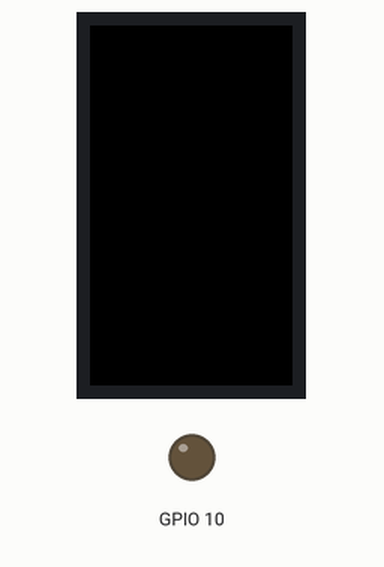
Simulated run of this program. Board: ESP32. Parts: 135×240 colour display, output pins drawn as LEDs (lit = HIGH). I2S audio is not simulated (input reads silence).

Above: at 0.0 s.
At 0.5 s:
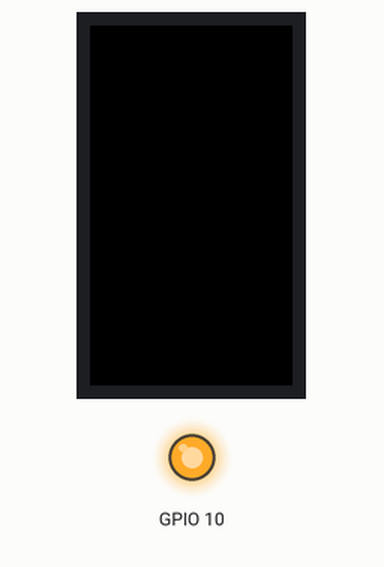
Timing chart, 0 to 2.0 s (numbered marks = the images above):
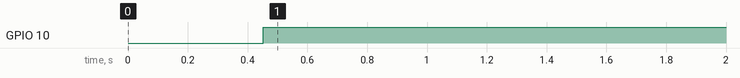

The program:

main.cpp
```cpp
#include <driver/i2s.h>
#include "M5StickCPlus.h"
#include "fft.h"

#define SAMPLE_RATE 5000         // サンプリングレートの定義
#define WINDOW_SIZE 1024         // ウインドウサイズの定義（バッファ長制限に合わせて調整）
#define FFT_SIZE (WINDOW_SIZE / 2)
#define DISPLAY_HEIGHT 128       // ディスプレイの高さ（縦方向のピクセル数）

#define FREQ_THRESHOLD 500      // 周波数検出の閾値（調整が必要な場合あり）
#define FREQ_1_LOW 630           // 検出したい周波数帯1の下限
#define FREQ_1_HIGH 670          // 検出したい周波数帯1の上限
#define FREQ_2_LOW 480           // 検出したい周波数帯2の下限
#define FREQ_2_HIGH 560          // 検出したい周波数帯2の上限

SemaphoreHandle_t start_fft;
SemaphoreHandle_t start_dis;
int8_t i2s_readraw_buff[WINDOW_SIZE * 2];  // バッファサイズをウインドウサイズに合わせる
uint8_t fft_dis_buff[240][DISPLAY_HEIGHT] = {0};  // ウインドウサイズに合わせたディスプレイバッファ
uint16_t posData = 0;

TFT_eSprite Disbuff = TFT_eSprite(&M5.Lcd);

bool detectFrequency(float *fft_output, int fft_size, int freq_low, int freq_high) {
    int bin_low = freq_low * fft_size / SAMPLE_RATE;
    int bin_high = freq_high * fft_size / SAMPLE_RATE;
    float max_val = 0;

    for (int i = bin_low; i <= bin_high; i++) {
        float val = sqrt(fft_output[2 * i] * fft_output[2 * i] + fft_output[2 * i + 1] * fft_output[2 * i + 1]);
        if (val > max_val) {
            max_val = val;
        }
    }
    return max_val > FREQ_THRESHOLD;
}

void MicRecordfft(void *arg) {
    int16_t *buffptr;
    size_t bytesread;
    uint16_t count_n = 0;
    float adc_data;
    double data = 0;
    uint16_t ydata;

    while (1) {
        xSemaphoreTake(start_fft, portMAX_DELAY);
        fft_config_t *real_fft_plan = fft_init(WINDOW_SIZE, FFT_REAL, FFT_FORWARD, NULL, NULL);  // ウインドウサイズを使用
        i2s_read(I2S_NUM_0, (char *)i2s_readraw_buff, sizeof(i2s_readraw_buff), &bytesread, (100 / portTICK_RATE_MS));
        buffptr = (int16_t *)i2s_readraw_buff;

        for (count_n = 0; count_n < real_fft_plan->size; count_n++) {
            adc_data = (float)map(buffptr[count_n], INT16_MIN, INT16_MAX, -2000, 2000);
            real_fft_plan->input[count_n] = adc_data;
        }
        fft_execute(real_fft_plan);

        // 周波数検出
        bool detected_1 = detectFrequency(real_fft_plan->output, real_fft_plan->size, FREQ_1_LOW, FREQ_1_HIGH);
        bool detected_2 = detectFrequency(real_fft_plan->output, real_fft_plan->size, FREQ_2_LOW, FREQ_2_HIGH);

        if (detected_1) {
            digitalWrite(10,0);
            Serial.println("1 detect!");
        } else if (detected_2) {
            digitalWrite(10,0);
            Serial.println("2 detect!");
        } else {
            digitalWrite(10,1);
        }

        for (count_n = 1; count_n < FFT_SIZE / 2; count_n++) {
            data = sqrt(real_fft_plan->output[2 * count_n] * real_fft_plan->output[2 * count_n] +
                        real_fft_plan->output[2 * count_n + 1] * real_fft_plan->output[2 * count_n + 1]);
            if ((count_n - 1) < DISPLAY_HEIGHT) {
                data  = (data > 2000) ? 2000 : data;
                ydata = map(data, 0, 2000, 0, 255);
                fft_dis_buff[posData][DISPLAY_HEIGHT - count_n] = ydata;  // ディスプレイの高さに合わせて変更
            }
        }

        posData++;
        if (posData >= 240) {
            posData = 0;
        }
        fft_destroy(real_fft_plan);
        xSemaphoreGive(start_fft);
        vTaskDelay(10 / portTICK_RATE_MS);  // タスクウォッチドッグタイマーをリセット
    }
}

void Drawdisplay(void *arg) {
    uint16_t count_x = 0, count_y = 0;
    uint16_t colorPos;
    while (1) {
        xSemaphoreTake(start_dis, portMAX_DELAY);
        for (count_y = 0; count_y < DISPLAY_HEIGHT; count_y++) {  // ディスプレイの高さに合わせて変更
            for (count_x = 0; count_x < 240; count_x++) {
                if ((count_x + posData) >= 240) {
                    colorPos = fft_dis_buff[count_x + posData - 240][count_y];
                } else {
                    colorPos = fft_dis_buff[count_x + posData][count_y];
                }

                Disbuff.drawPixel(count_x, count_y, Disbuff.color565(colorPos, colorPos, colorPos));
            }
        }
        Disbuff.pushSprite(0, 0);
        xSemaphoreGive(start_dis);
        vTaskDelay(10 / portTICK_RATE_MS);  // タスクウォッチドッグタイマーをリセット
    }
}

#define PIN_CLK  0
#define PIN_DATA 34

bool InitI2SMicroPhone() {
    esp_err_t err = ESP_OK;
    i2s_config_t i2s_config = {
        .mode = (i2s_mode_t)(I2S_MODE_MASTER | I2S_MODE_RX | I2S_MODE_PDM),
        .sample_rate = SAMPLE_RATE,
        .bits_per_sample = I2S_BITS_PER_SAMPLE_16BIT,  // is fixed at 12bit, stereo, MSB
        .channel_format = I2S_CHANNEL_FMT_ALL_RIGHT,
#if ESP_IDF_VERSION > ESP_IDF_VERSION_VAL(4, 1, 0)
        .communication_format = I2S_COMM_FORMAT_STAND_I2S,  // Set the format of the communication.
#else
        .communication_format = I2S_COMM_FORMAT_I2S,
#endif
        .intr_alloc_flags = ESP_INTR_FLAG_LEVEL1,
        .dma_buf_count    = 2,
        .dma_buf_len      = 1024,  // バッファ長を1024に設定
    };

    i2s_pin_config_t pin_config;
#if (ESP_IDF_VERSION > ESP_IDF_VERSION_VAL(4, 3, 0))
    pin_config.mck_io_num = I2S_PIN_NO_CHANGE;
#endif
    pin_config.bck_io_num   = I2S_PIN_NO_CHANGE;
    pin_config.ws_io_num    = PIN_CLK;
    pin_config.data_out_num = I2S_PIN_NO_CHANGE;
    pin_config.data_in_num  = PIN_DATA;

    err += i2s_driver_install(I2S_NUM_0, &i2s_config, 0, NULL);
    err += i2s_set_pin(I2S_NUM_0, &pin_config);
    err += i2s_set_clk(I2S_NUM_0, SAMPLE_RATE, I2S_BITS_PER_SAMPLE_16BIT, I2S_CHANNEL_MONO);

    if (err != ESP_OK) {
        return false;
    } else {
        return true;
    }
}

void setup() {
    M5.begin();
    M5.Lcd.setRotation(1);
    M5.Axp.ScreenBreath(80);
    Disbuff.createSprite(240, 135);
    Disbuff.fillRect(0, 0, 240, 135, TFT_BLACK);
    Disbuff.pushSprite(0, 0);
    if (!InitI2SMicroPhone()) {
        Serial.println("I2S initialization failed!");
        while (1); // エラーの場合は無限ループ
    }
    start_fft = xSemaphoreCreateBinary();  // MutexからBinary Semaphoreに変更
    start_dis = xSemaphoreCreateBinary();  // MutexからBinary Semaphoreに変更
    xSemaphoreGive(start_fft);  // 初期状態でセマフォを与える
    xSemaphoreGive(start_dis);  // 初期状態でセマフォを与える
    xTaskCreate(MicRecordfft, "MicRecordfft", 1024 * 2, (void *)0, 5, NULL);
    xTaskCreate(Drawdisplay, "Drawdisplay", 1024 * 2, (void *)0, 4, NULL);

    pinMode(10, OUTPUT);
}

void loop() {
    // loop内でのセマフォ操作を削除
    delay(100);
}
```

fft.h
```cpp
// (licence header left out)
#ifndef __FFT_H__
#define __FFT_H__

typedef enum { FFT_REAL, FFT_COMPLEX } fft_type_t;

typedef enum { FFT_FORWARD, FFT_BACKWARD } fft_direction_t;

#define FFT_OWN_INPUT_MEM  1
#define FFT_OWN_OUTPUT_MEM 2

typedef struct {
    int size;                   // FFT size
    float *input;               // pointer to input buffer
    float *output;              // pointer to output buffer
    float *twiddle_factors;     // pointer to buffer holding twiddle factors
    fft_type_t type;            // real or complex
    fft_direction_t direction;  // forward or backward
    unsigned int flags;         // FFT flags
} fft_config_t;

fft_config_t *fft_init(int size, fft_type_t type, fft_direction_t direction,
                       float *input, float *output);
void fft_destroy(fft_config_t *config);
void fft_execute(fft_config_t *config);
void fft(float *input, float *output, float *twiddle_factors, int n);
void ifft(float *input, float *output, float *twiddle_factors, int n);
void rfft(float *x, float *y, float *twiddle_factors, int n);
void irfft(float *x, float *y, float *twiddle_factors, int n);
void fft_primitive(float *x, float *y, int n, int stride,
                   float *twiddle_factors, int tw_stride);
void split_radix_fft(float *x, float *y, int n, int stride,
                     float *twiddle_factors, int tw_stride);
void ifft_primitive(float *input, float *output, int n, int stride,
                    float *twiddle_factors, int tw_stride);
void fft8(float *input, int stride_in, float *output, int stride_out);
void fft4(float *input, int stride_in, float *output, int stride_out);

#endif  // __FFT_H__
```

Source omitted: fft.cpp (19222 bytes)

Measured:
- by itself, GPIO 10: LOW → HIGH at 0.45 s
